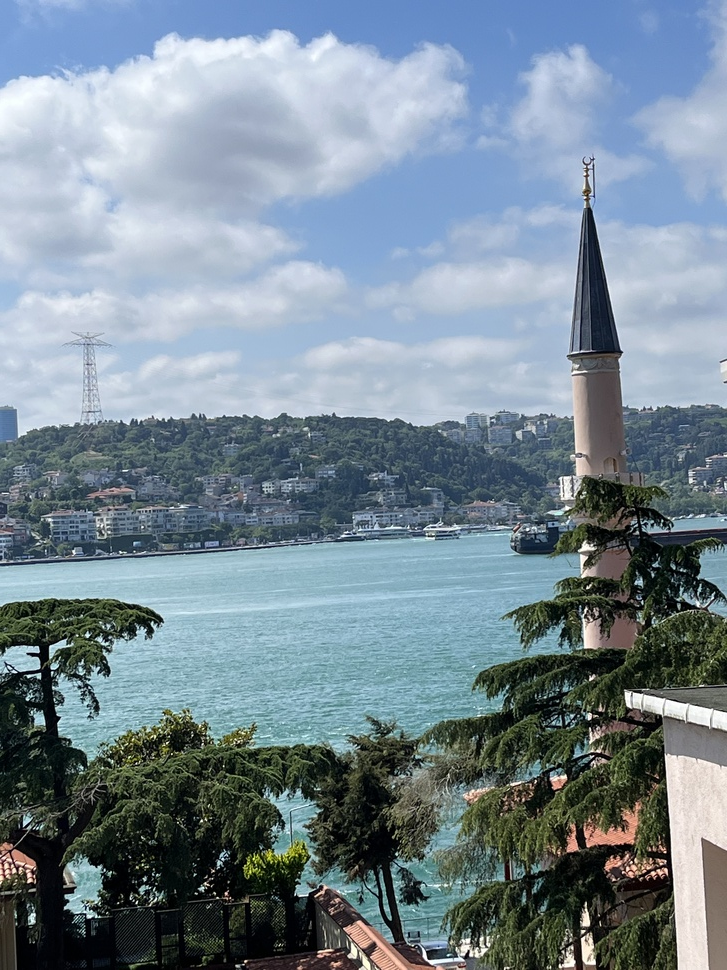
#> input picture Ch12/Figure5/IMG_0883/IMG_0883.jpg, 727 x 970 px, shrunk from 3024 x 4032 before the run, found by its file name
$ python sobel_code.py   (older library calls are emulated)
#> lines starting #> are read from the running program, lines starting #| are printed output that depends on the picture
import cv2
import matplotlib.pyplot as plt
import numpy as np

image = cv2.imread('C:\\Users\\indus\\OneDrive\\Desktop\\ImageBook\\MyImplementations\\Ch12\\Figure5\\IMG_0883\\IMG_0883.jpg')
#> image is the input picture: shape (970, 727, 3); mean B, G, R 147.9, 136.2, 119.6

gray_image = cv2.cvtColor(image, cv2.COLOR_BGR2GRAY)
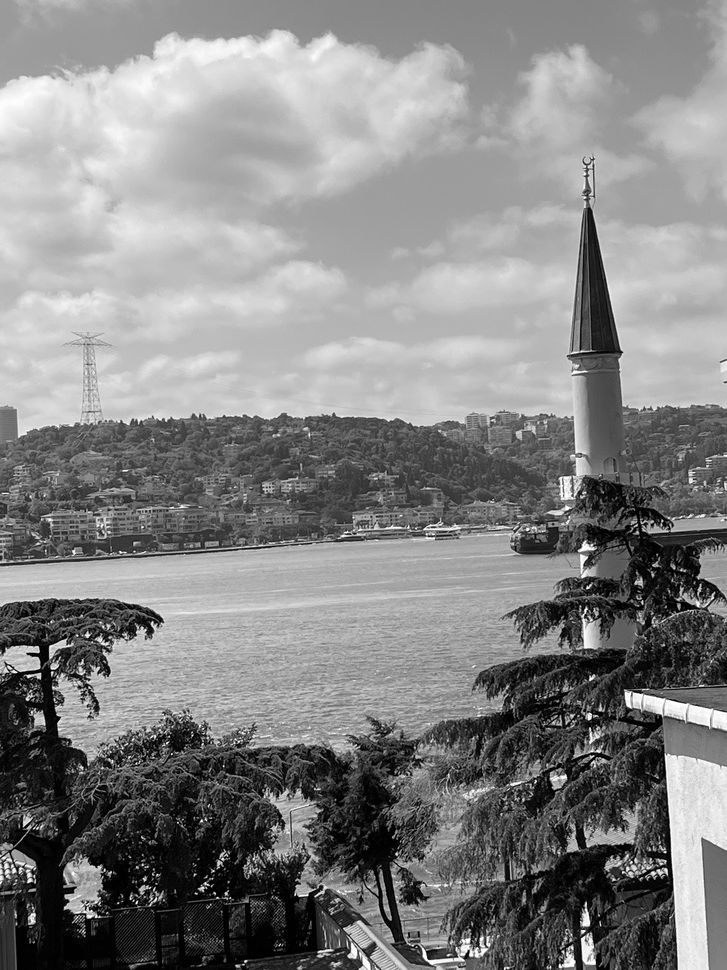
#> gray_image: shape (970, 727); min 0, max 255, mean 132.6

smoothed_image = cv2.GaussianBlur(gray_image, (35, 35), 0)
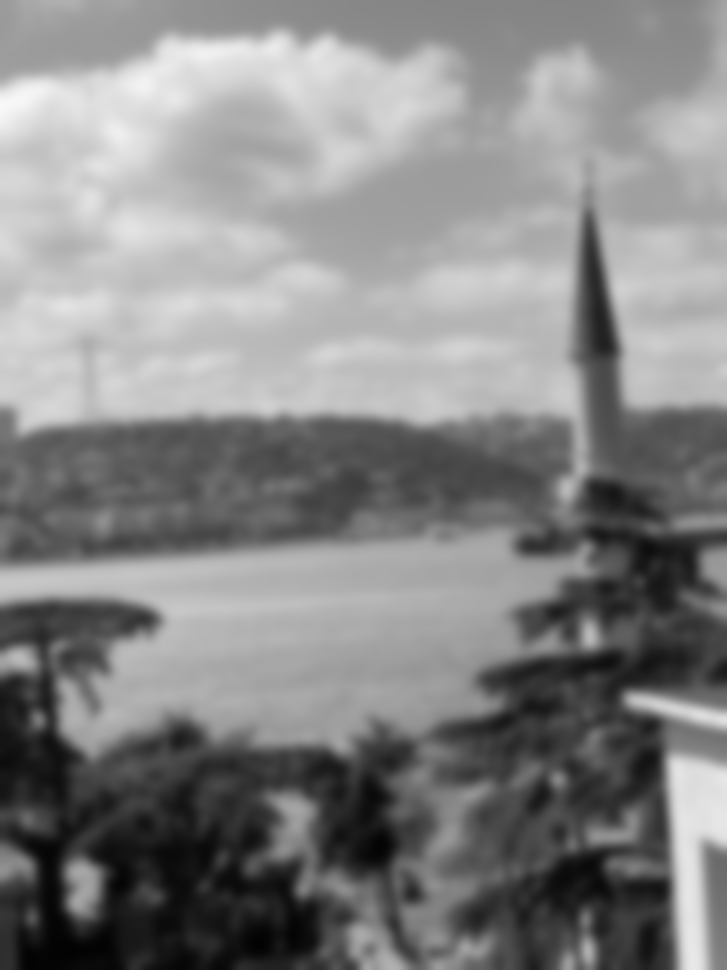
#> smoothed_image: shape (970, 727); min 2, max 248, mean 132.6

sobel_x = cv2.Sobel(smoothed_image, cv2.CV_64F, 1, 0, ksize=3)
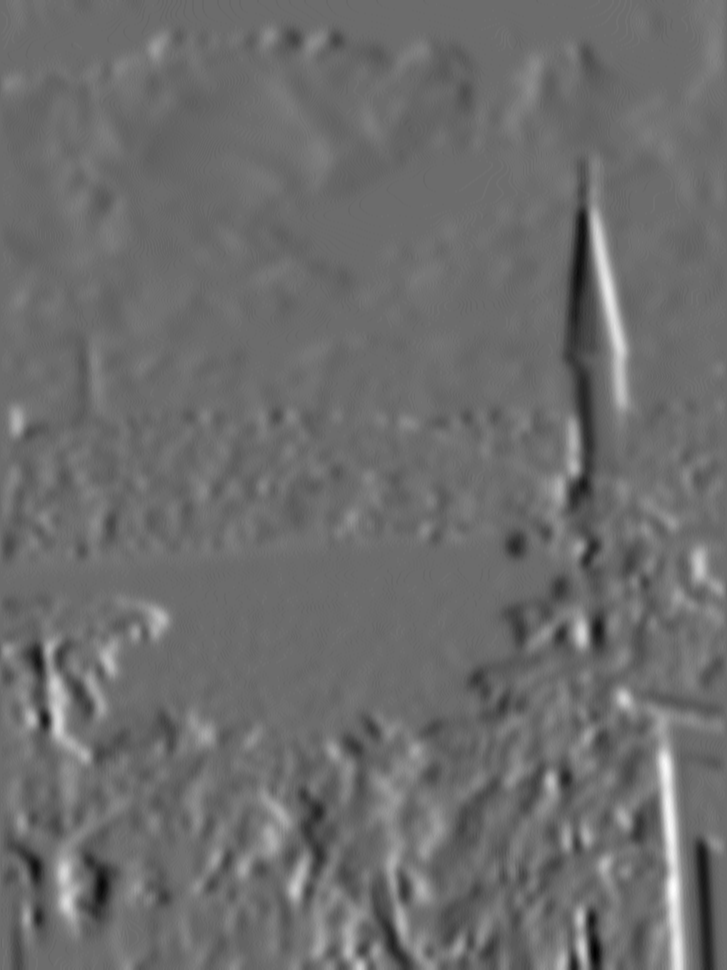
#> sobel_x: shape (970, 727) float64; min -88, max 118, mean 0.2; drawn with min black and max white
sobel_y = cv2.Sobel(smoothed_image, cv2.CV_64F, 0, 1, ksize=3)
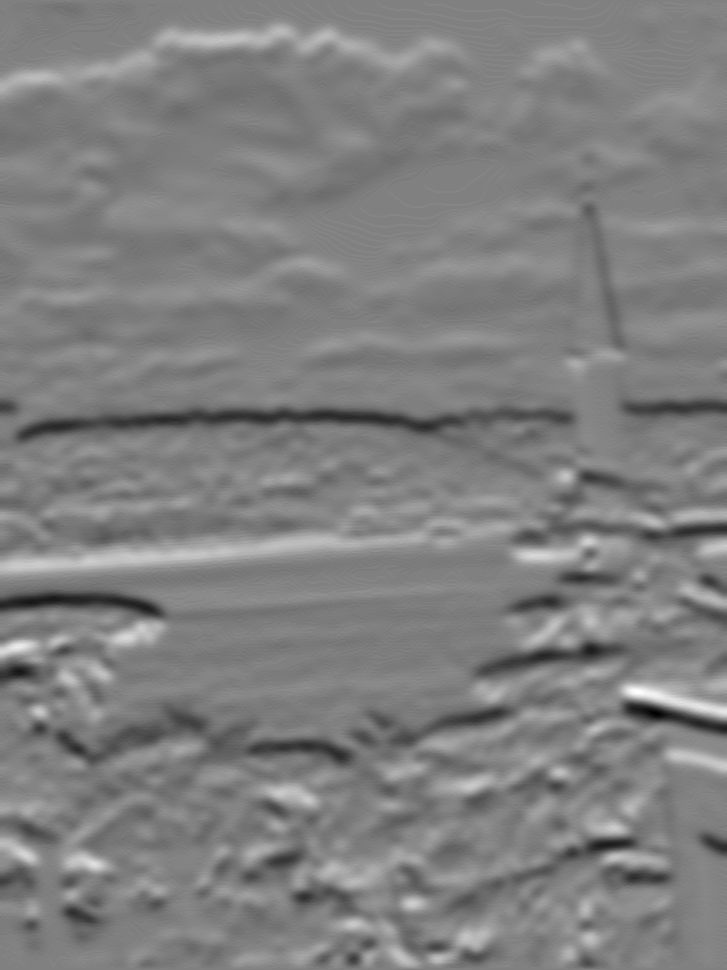
#> sobel_y: shape (970, 727) float64; min -102, max 100, mean -0.6; drawn with min black and max white

gradient_magnitude = np.sqrt(sobel_x**2 + sobel_y**2)
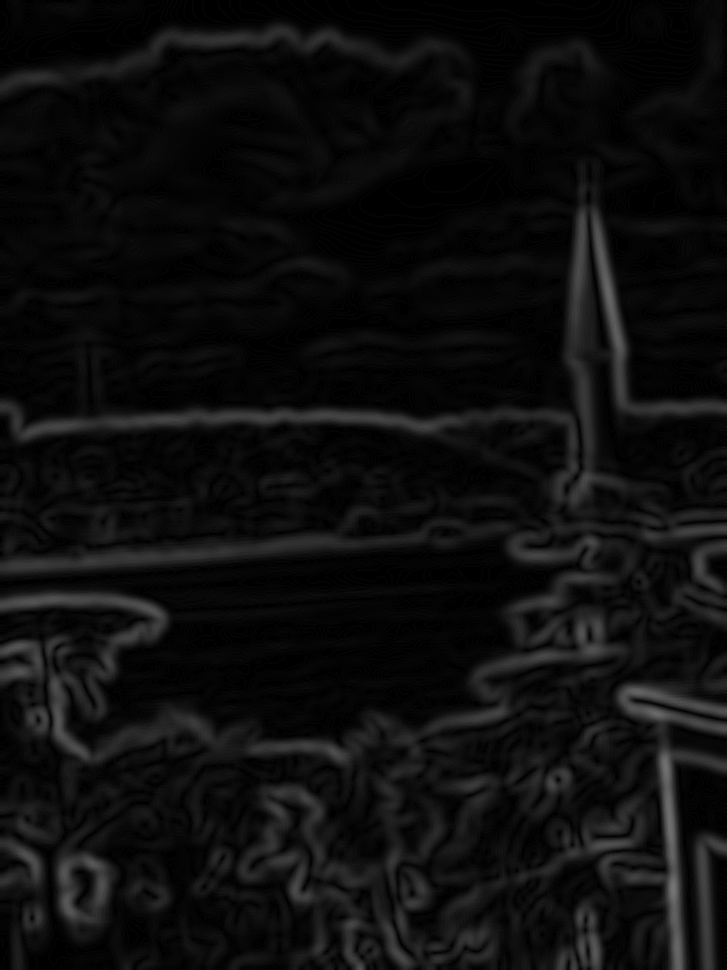
#> gradient_magnitude: shape (970, 727) float64; min 0, max 118.1, mean 13.8

cv2.imwrite('C:\\Users\\indus\\OneDrive\\Desktop\\ImageBook\\MyImplementations\\Ch12\\Figure5\\IMG_0883\\gradient_magnitude.jpg', gradient_magnitude)
